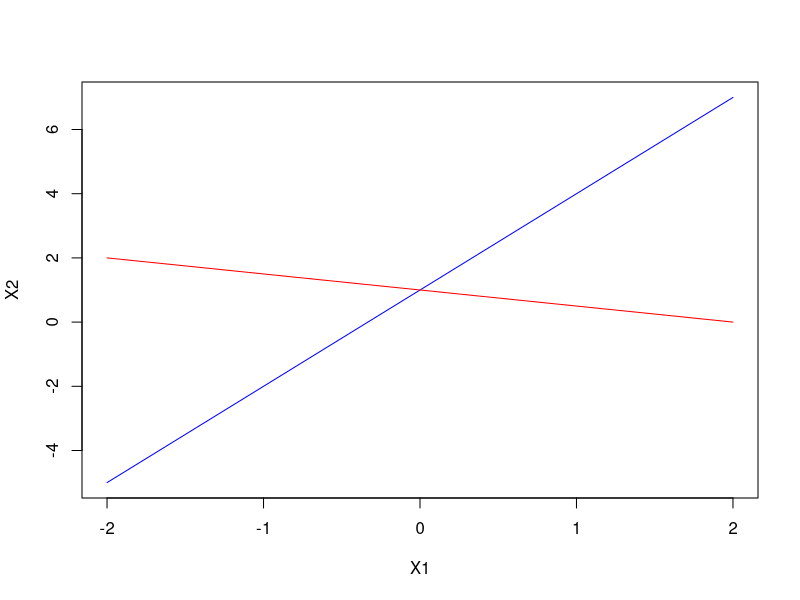

Reproduce this figure in R.
## ---- chunk 1
knitr::opts_chunk$set(echo = TRUE)
## ---- chunk 2
x = seq(-2,2,.2)
y = 3*x + 1
y_b = -1*x/2 + 1
plot(x,y,"l",col="blue",ylab="X2",xlab="X1")
lines(x,y_b,col="red")

## ---- chunk 3
##This is a circle with radius 2 centered at (-1,2)
##For some reason, the draw.circle command in R is not working correctly for us so question 2 part a) part b) were done in python, and the graph is included in the next page.

## ---- chunk 4

